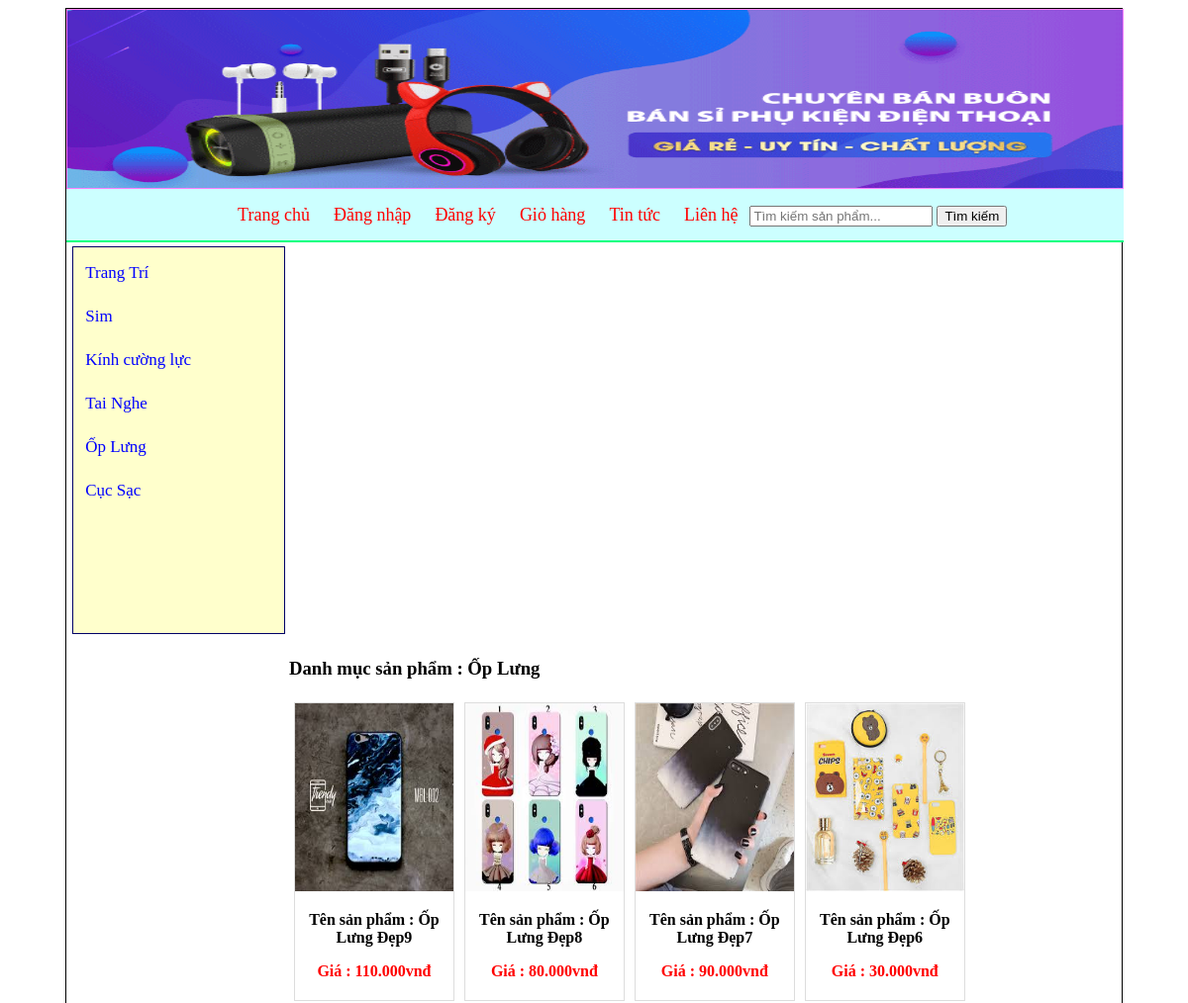
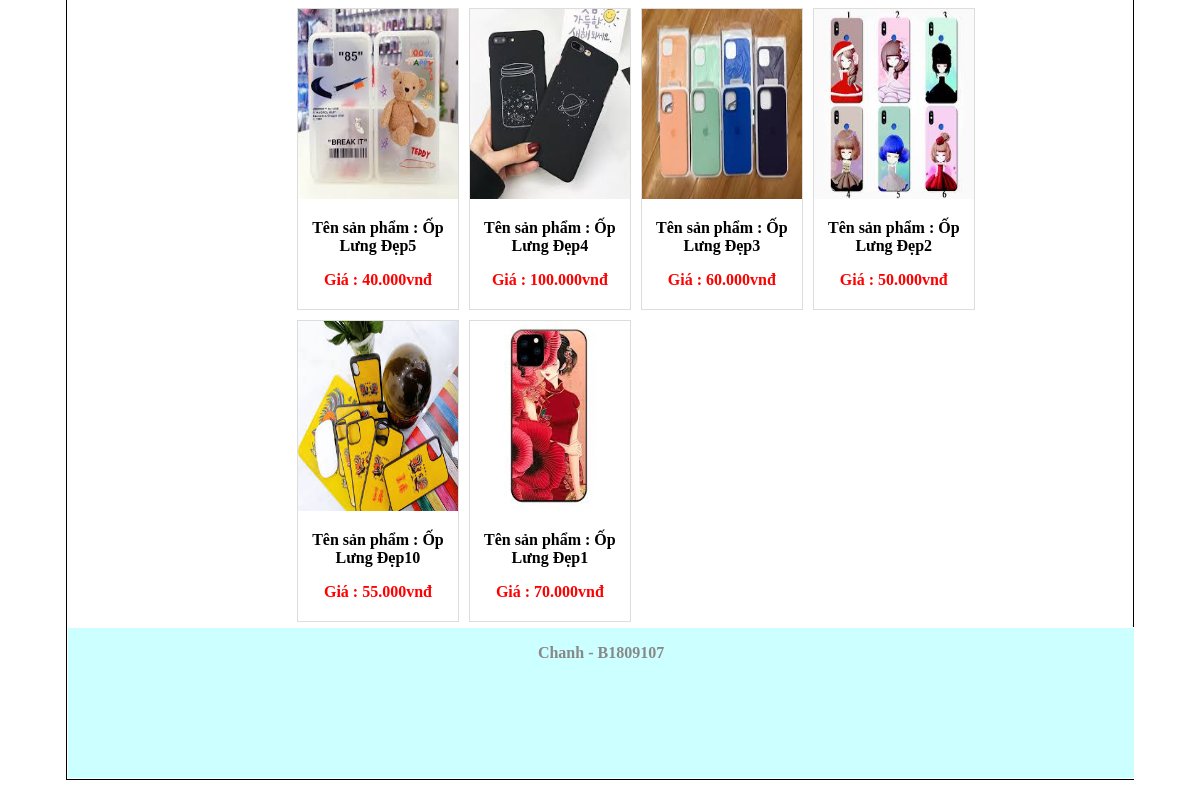
The app's page /index.php?quanly=danhmucsanpham&id=2 with its own data (2 pictures, top to bottom).
### tables this page shows
CREATE TABLE `loaihanghoa` (
  `MaLoaiHang` int(11) NOT NULL,
  `TenLoaiHang` varchar(50) NOT NULL
);

CREATE TABLE `hanghoa` (
  `MSHH` varchar(10) NOT NULL,
  `TenHH` varchar(50) DEFAULT NULL,
  `QuyCach` varchar(50) DEFAULT NULL,
  `Gia` bigint(20) DEFAULT NULL,
  `MaLoaiHang` int(10) DEFAULT NULL,
  `Ghichu` varchar(100) DEFAULT NULL,
  `hinhanh` varchar(50) DEFAULT NULL,
  `TinhTrang` int(11) NOT NULL,
  `SoLuong` int(11) NOT NULL
);

### pages/main.php (the view, shortened to what this page needs)
<div id="main">
			<div class="sidebar">
				<ul class="list_sidebar">
					<?php
						$sql_danhmuc = "SELECT * FROM loaihanghoa ORDER BY MaLoaiHang DESC";
						$query_danhmuc = mysqli_query($mysqli,$sql_danhmuc);
						while($row = mysqli_fetch_array($query_danhmuc)){
					?>
						<li><a href="index.php?quanly=danhmucsanpham&id=<?php echo $row['MaLoaiHang'] ?>"><?php echo $row['TenLoaiHang'] ?></a></li>
					<?php
						}
					?>
				</ul>
			</div>
			<div class="maincontent">
				<?php
					if(isset($_GET['quanly'])){
						$tam = $_GET['quanly'];
					}else{
						$tam = '';
					}
					if($tam=='danhmucsanpham'){
				?>
						<?php
							$sql_layhh = "SELECT * FROM hanghoa WHERE hanghoa.MaLoaiHang='$_GET[id]' ORDER BY MSHH DESC";
							$query_layhh = mysqli_query($mysqli,$sql_layhh);
							$sql_layloaihh = "SELECT * FROM loaihanghoa WHERE loaihanghoa.MaLoaiHang='$_GET[id]' LIMIT 1";
							$query_layloaihh = mysqli_query($mysqli,$sql_layloaihh);
							$row_layloaihh = mysqli_fetch_array($query_layloaihh);
						?>
						<h3>Danh mục sản phẩm : <?php echo $row_layloaihh['TenLoaiHang'] ?></h3>
										<ul class="product_list">
											<?php
											while($row_layhh = mysqli_fetch_array($query_layhh)){
											?>
											<li>
												<a href="index.php?quanly=sanpham&id=<?php echo $row_layhh['MSHH'] ?>">
													<img src="admincp/modules/quanlysp/uploads/<?php echo $row_layhh['hinhanh'] ?>">
													<p class="title_product">Tên sản phẩm : <?php echo $row_layhh['TenHH'] ?></p>
													<p class="price_product">Giá : <?php echo number_format($row_layhh['Gia'],0,',','.').'vnđ' ?></p>
												</a>
											</li>
											<?php
											}
											?>
										</ul>
			<?php
					}
			?>
			</div>
		</div>

### css/style.css (style rules this page uses)
#main { border:1px solid #00ff80; height: auto; width: 100%; }
.sidebar { border:1px solid #000066; height: 390px; width: 20%; margin-top:5px; margin-left:5px; float: left; background-color:#FFFFCC; }
ul.list_sidebar { padding: 0; margin: 0; width: 100%; border: 1px solid #; list-style: none; line-height: 27px; }
ul.list_sidebar li a { text-decoration: none; text-align: left; color: blue; display: block; font-size:17px; }
ul.list_sidebar li { margin: 7px; padding: 5px; }
.maincontent { height: auto; width: 79%; margin-top:5px; margin-left:5px; float: right; }
ul.product_list { padding: 0; margin: 0; list-style: none; width: 100%; }
ul.product_list li img { height: 190px; }
ul.product_list li { width: 19%; border: 1px solid #ddd; margin: 5px; float: left; height: 300px; }
ul.product_list li a { text-decoration: none; }
ul.product_list li img { width: 100%; }
p.price_product { text-align: center; color: red; font-size: 16px; font-weight: bold; }
p.title_product { text-align: center; color: #000; font-size: 16px; font-weight: bold; }

### records on screen
loaihanghoa: TenLoaiHang "Trang Trí"
loaihanghoa: TenLoaiHang "Sim"
loaihanghoa: TenLoaiHang "Kính cường lực"
loaihanghoa: TenLoaiHang "Tai Nghe"
loaihanghoa: TenLoaiHang "Ốp Lưng"
loaihanghoa: TenLoaiHang "Cục Sạc"
hanghoa: hinhanh (picture), TenHH "Ốp Lưng Đẹp9", Gia "110.000"
hanghoa: hinhanh (picture), TenHH "Ốp Lưng Đẹp8", Gia "80.000"
hanghoa: hinhanh (picture), TenHH "Ốp Lưng Đẹp7", Gia "90.000"
hanghoa: hinhanh (picture), TenHH "Ốp Lưng Đẹp6", Gia "30.000"
hanghoa: hinhanh (picture), TenHH "Ốp Lưng Đẹp5", Gia "40.000"
hanghoa: hinhanh (picture), TenHH "Ốp Lưng Đẹp4", Gia "100.000"
hanghoa: hinhanh (picture), TenHH "Ốp Lưng Đẹp3", Gia "60.000"
hanghoa: hinhanh (picture), TenHH "Ốp Lưng Đẹp2", Gia "50.000"
hanghoa: hinhanh (picture), TenHH "Ốp Lưng Đẹp10", Gia "55.000"
hanghoa: hinhanh (picture), TenHH "Ốp Lưng Đẹp1", Gia "70.000"
